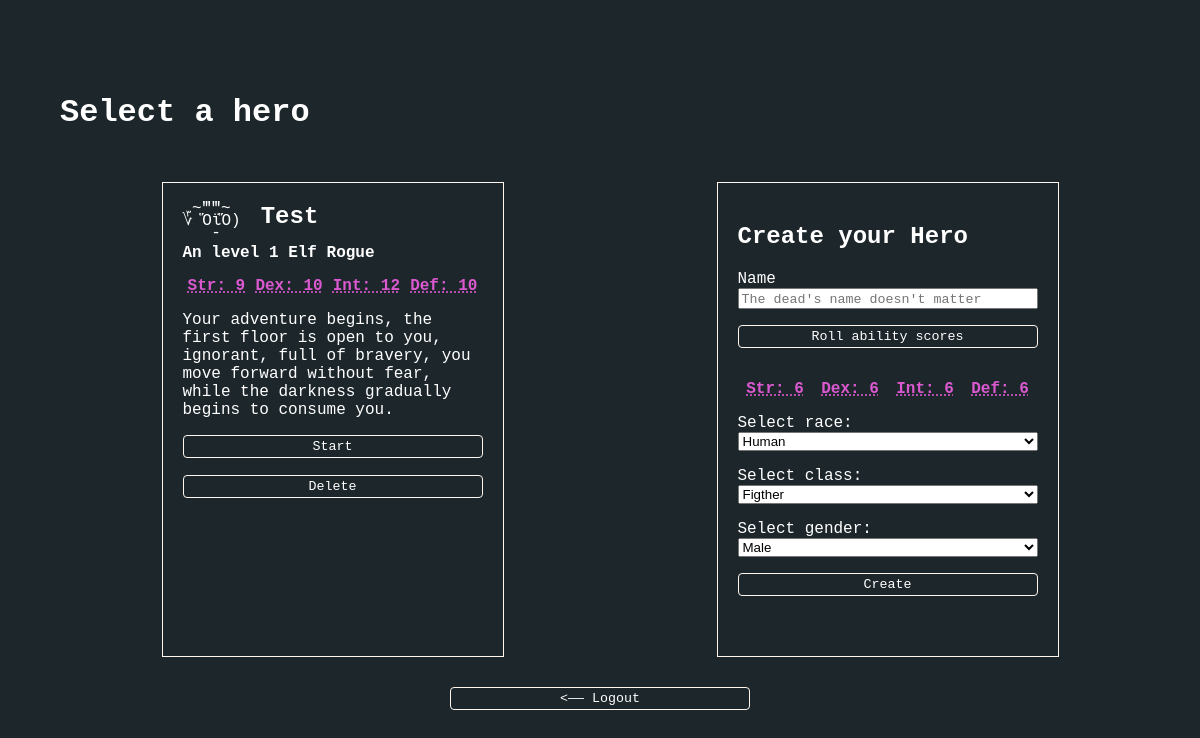
/ (signed in), run on an earlier commit of the app's database.
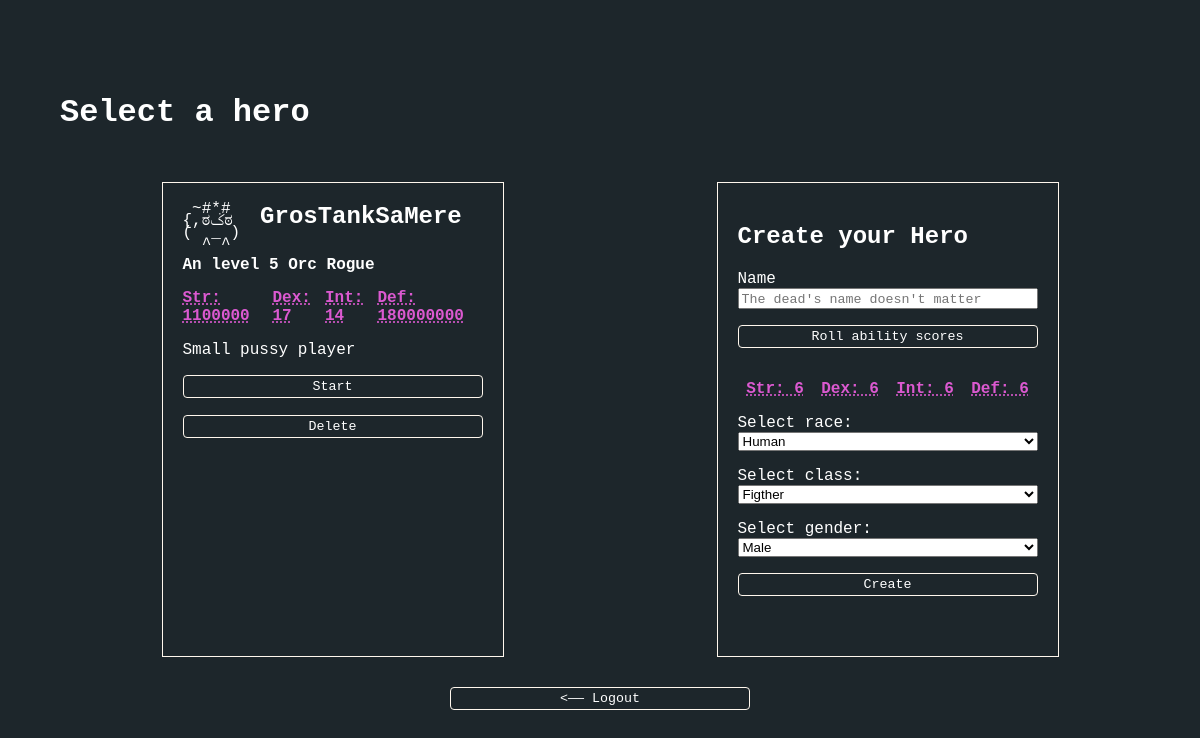
And on a later commit of the database.
### tables this page shows
CREATE TABLE `heros` (
  `_ID` int(11) NOT NULL,
  `_IDUser` int(11) NOT NULL,
  `name` varchar(50) NOT NULL,
  `gender` varchar(1) NOT NULL,
  `baseEntity` int(11) NOT NULL,
  `class` varchar(10) NOT NULL,
  `level` int(11) NOT NULL DEFAULT '1',
  `experience` int(11) NOT NULL DEFAULT '0',
  `skillsPoint` int(11) DEFAULT '0',
  `gold` int(11) NOT NULL DEFAULT '20',
  `potions` int(11) NOT NULL DEFAULT '1',
  `maxHP` int(11) NOT NULL DEFAULT '20',
  `HP` int(11) NOT NULL DEFAULT '20',
  `maxMP` int(11) NOT NULL DEFAULT '20',
  `MP` int(11) NOT NULL DEFAULT '20',
  `str_score` int(11) NOT NULL DEFAULT '6',
  `dex_score` int(11) NOT NULL DEFAULT '6',
  `int_score` int(11) NOT NULL DEFAULT '6',
  `def_score` int(11) NOT NULL DEFAULT '6',
  `floor` int(11) NOT NULL DEFAULT '1'
);

CREATE TABLE `entity` (
  `_eID` int(11) NOT NULL,
  `eName` varchar(50) NOT NULL,
  `eBaseStr` int(11) NOT NULL DEFAULT '6',
  `eBaseDex` int(11) NOT NULL DEFAULT '6',
  `eBaseInt` int(11) NOT NULL DEFAULT '6',
  `eBaseDef` int(11) NOT NULL DEFAULT '6',
  `eBaseHP` int(11) NOT NULL DEFAULT '6',
  `eBaseMP` int(11) NOT NULL DEFAULT '6'
);

CREATE TABLE `floors` (
  `_fID` int(11) NOT NULL,
  `flore` mediumtext NOT NULL,
  `fmonster1` int(11) NOT NULL,
  `fmonster2` int(11) NOT NULL,
  `fmonster3` int(11) NOT NULL,
  `fmonster4` int(11) NOT NULL,
  `fmonster5` int(11) NOT NULL
);

### PHP/select.php (the view, shortened to what this page needs)
<? include "../CLASS/DB.php"; ?>
    <?php
        $stdt = $DB->prepare("
            SELECT * FROM heros
                INNER JOIN floors  	ON heros.floor		= floors._fID
                INNER JOIN entity 	ON heros.baseEntity = entity._eID
            WHERE heros._IDUser = ?
        ");
        $stdt->execute(array($_SESSION["_userID"]));
    ?>
    <div class="center container">
        <h1>Select a hero</h1>
        <div class="wrapper">
            <?php foreach ($stdt as $key => $value) { ?>
                <form class="card" method="POST" id="<?= $value["_ID"] ?>">
                    <div class="flex" style="margin-bottom: 5px;">
                        <div class="char_port <?= $value["eName"] ."_". $value["gender"] ?>"></div>
                        <h2 class="heroName"><?= $value["name"] ?></h2>
                    </div>
                    <strong><?= "An level ".$value["level"] ." ". $value["eName"]." ". $value["class"] ?></strong>
                    <div class="rollStats">
                        <abbr title="Strength — measuring physical power"> Str:
                            <span><?= $value["str_score"] ?></span>
                        </abbr>
                        <abbr title="Dexterity — measuring agility, balance, coordination and reflexes"> Dex:
                            <span><?= $value["dex_score"] ?></span>
                        </abbr>
                        <abbr title="Intelligence — measuring ability power and stamina"> Int:
                            <span><?= $value["int_score"] ?></span>
                        </abbr>
                        <abbr title="Defense — measuring blocked damage"> Def:
                            <span><?= $value["def_score"] ?></span>
                        </abbr>
                    </div>
                    <p><?= $value["flore"] ?></p>
                    <button type="submit" value="<?= $value["_ID"] ?>" name="characterChoice">Start</button>
                    <button type="button" class="removeHero"  value="<?= $value["_ID"] ?>" name="remove">Delete</button>
                </form>
            <?php } ?>
            <form method="post" class="card" id="createHeroForm" onsubmit="return false">
                <h2>Create your Hero</h2>
                <p>
                    <label for="login">Name</label>
                    <input type="text" id="name" placeholder="The dead's name doesn't matter" maxlength="15" required>
                </p>
                <button type="button" id="abl_roll" class="button">Roll ability scores</button>
                <div class="rollStats">
                    <abbr title="Strength — measuring physical power"> Str:
                        <span id="str_score">6</span>
                    </abbr>
                    <abbr title="Dexterity — measuring agility, balance, coordination and reflexes"> Dex:
                        <span id="dex_score">6</span>
                    </abbr>
                    <abbr title="Intelligence — measuring ability power and stamina"> Int:
                        <span id="int_score">6</span>
                    </abbr>
                    <abbr title="Defense — measuring blocked damage"> Def:
                        <span id="def_score">6</span>
                    </abbr>
                </div>
                <p>
                    <label for="race">Select race:</label>
                    <select id="race">
                        <option value="1">Human</option>
                    </select>
                </p>
                <p>
                    <label for="class">Select class:</label>
                    <select id="class">
                        <option value="Figther">Figther</option>
                    </select>
                </p>
                <p>
                    <label for="gender">Select gender:</label>
                    <select id="gender">
                        <option value="M">Male</option>
                    </select>
                </p>
                <p>
                    <button type="submit" name="submit" id="createHero">Create</button>
                </p>
            </form>
        </div>
        <form method="post" class="logout">
            <button type="submit" name="logout"><—— Logout</button>
        </form>
    </div>

What changed in the data, as far as the page shows it:
removed heros: name "Test", level "1", baseEntity.eName "Elf", class "Rogue", str_score "9", dex_score "10", int_score "12", def_score "10", floors.flore "Your adventure begins, the first floor is open to you, ignorant, full of bravery, you move forward without fear, while the darkness gradually begins to consume you.", $value["_ID"] 72 (drawn)
added heros: name "GrosTankSaMere", level "5", baseEntity.eName "Orc", class "Rogue", str_score "1100000", dex_score "17", int_score "14", def_score "180000000", floors.flore "Small pussy player", $value["_ID"] 80 (drawn)
